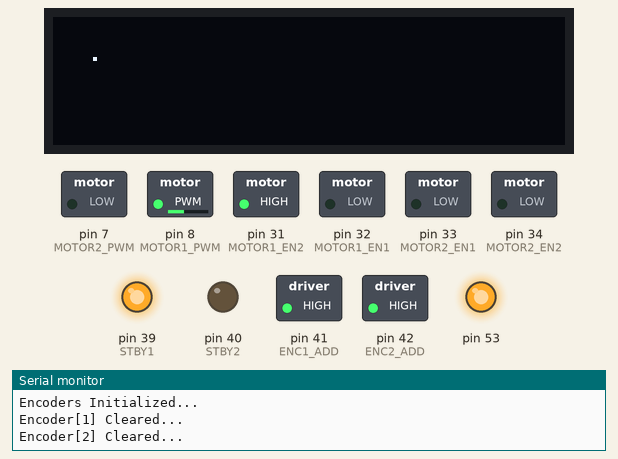
Recording of a sketch running on a simulated Arduino Mega 2560, built with avr-gcc and run on an emulated ATmega2560. On the bench: 128×32 one-colour display, switched loads named in the sketch (green lamp = pin HIGH), output pins drawn as LEDs (lit = HIGH), the last lines printed to the serial monitor.

Above: at 2.3 s.
At 3.75 s:
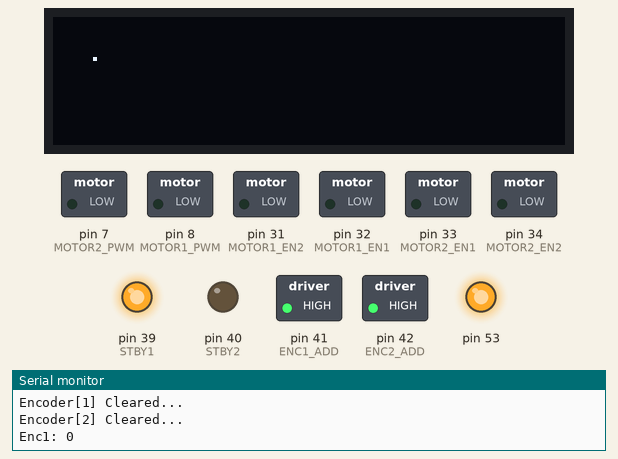
At 5.2 s:
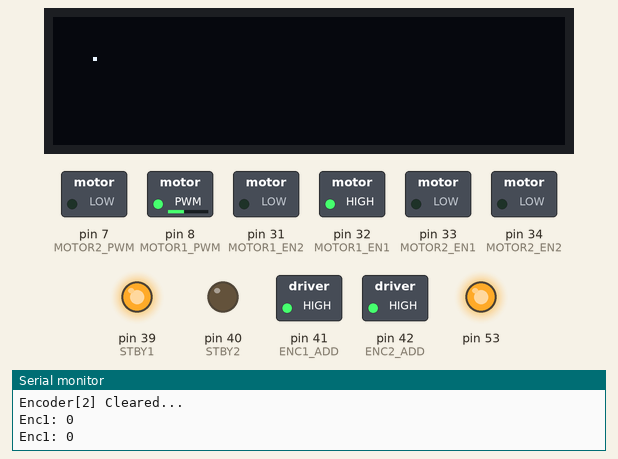
Timing chart, 0 to 5.7 s (numbered marks = the images above):
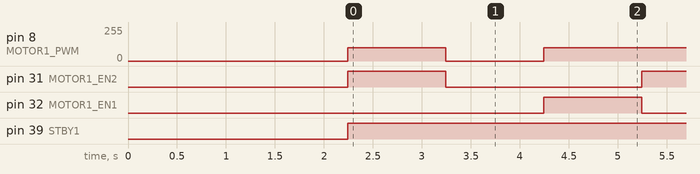

The sketch:

1trial.ino
```cpp
#include <SPI.h>
#include <Wire.h>
#include <Adafruit_GFX.h>
#include <Adafruit_SSD1306.h>

////////////////// Mini OLED Driver ////////////////////////
#define SCREEN_WIDTH 128 // OLED display width, in pixels
#define SCREEN_HEIGHT 32 // OLED display height, in pixels

// Declaration for an SSD1306 display connected to I2C (SDA, SCL pins)
// The pins for I2C are defined by the Wire-library.
// On an arduino UNO:       A4(SDA), A5(SCL)
// On an arduino MEGA 2560: 20(SDA), 21(SCL)
// On an arduino LEONARDO:   2(SDA),  3(SCL), ...
#define OLED_RESET     4 // Reset pin # (or -1 if sharing Arduino reset pin)
#define SCREEN_ADDRESS 0x3C ///< See datasheet for Address; 0x3D for 128x64, 0x3C for 128x32
Adafruit_SSD1306 display(SCREEN_WIDTH, SCREEN_HEIGHT, &Wire, OLED_RESET);

#define NUMFLAKES     10 // Number of snowflakes in the animation example

#define LOGO_HEIGHT   16
#define LOGO_WIDTH    16
/////////////////// Encoder Driver ////////////////////////
#define ENC1_ADD 41
#define ENC2_ADD 42


signed long encoder1count = 0;
signed long encoder2count = 0;

void initEncoders() {

  // Set slave selects as outputs
  pinMode(ENC1_ADD, OUTPUT);
  pinMode(ENC2_ADD, OUTPUT);

  // Raise select pins
  // Communication begins when you drop the individual select signsl
  digitalWrite(ENC1_ADD,HIGH);
  digitalWrite(ENC2_ADD,HIGH);

  SPI.begin();

  // Initialize encoder 1
  //    Clock division factor: 0
  //    Negative index input
  //    free-running count mode
  //    x4 quatrature count mode (four counts per quadrature cycle)
  // NOTE: For more information on commands, see datasheet
  digitalWrite(ENC1_ADD,LOW);        // Begin SPI conversation
  SPI.transfer(0x88);                       // Write to MDR0
  SPI.transfer(0x03);                       // Configure to 4 byte mode
  digitalWrite(ENC1_ADD,HIGH);       // Terminate SPI conversation

  // Initialize encoder 2
  //    Clock division factor: 0
  //    Negative index input
  //    free-running count mode
  //    x4 quatrature count mode (four counts per quadrature cycle)
  // NOTE: For more information on commands, see datasheet
  digitalWrite(ENC2_ADD,LOW);        // Begin SPI conversation
  SPI.transfer(0x88);                       // Write to MDR0
  SPI.transfer(0x03);                       // Configure to 4 byte mode
  digitalWrite(ENC2_ADD,HIGH);       // Terminate SPI conversation

}

long readEncoder(int encoder_no)
{

  // Initialize temporary variables for SPI read
  unsigned int count_1, count_2, count_3, count_4;
  long count_value;


    digitalWrite(ENC1_ADD + encoder_no-1,LOW);      // Begin SPI conversation
   // digitalWrite(ENC4_ADD,LOW);      // Begin SPI conversation
    SPI.transfer(0x60);                     // Request count
    count_1 = SPI.transfer(0x00);           // Read highest order byte
    count_2 = SPI.transfer(0x00);
    count_3 = SPI.transfer(0x00);
    count_4 = SPI.transfer(0x00);           // Read lowest order byte
    digitalWrite(ENC1_ADD+encoder_no-1,HIGH);     // Terminate SPI conversation
    //digitalWrite(ENC4_ADD,HIGH);      // Begin SPI conversation
// Calculate encoder count
  count_value= ((long)count_1<<24) + ((long)count_2<<16) + ((long)count_3<<8 ) + (long)count_4;

  return count_value;
}


void clearEncoderCount(int encoder_no) {

  // Set encoder1's data register to 0
  digitalWrite(ENC1_ADD+encoder_no-1,LOW);      // Begin SPI conversation
  // Write to DTR
  SPI.transfer(0x98);
  // Load data
  SPI.transfer(0x00);  // Highest order byte
  SPI.transfer(0x00);
  SPI.transfer(0x00);
  SPI.transfer(0x00);  // lowest order byte
  digitalWrite(ENC1_ADD+encoder_no-1,HIGH);     // Terminate SPI conversation

  delayMicroseconds(100);  // provides some breathing room between SPI conversations

  // Set encoder1's current data register to center
  digitalWrite(ENC1_ADD+encoder_no-1,LOW);      // Begin SPI conversation
  SPI.transfer(0xE0);
  digitalWrite(ENC1_ADD+encoder_no-1,HIGH);     // Terminate SPI conversation
}
/////////////////// Motor Driver ////////////////////////
#define STBY1  39
#define STBY2  40

#define MOTOR1_EN1 32
#define MOTOR1_EN2 31
#define MOTOR1_PWM 8

#define MOTOR2_EN1 33
#define MOTOR2_EN2 34
#define MOTOR2_PWM 7


void motor1_control(int dir, int speed)
{
  digitalWrite(STBY1, HIGH);
   switch(dir)
   {
      case  -1: digitalWrite(MOTOR1_EN1, HIGH);
               digitalWrite(MOTOR1_EN2, LOW);
               analogWrite(MOTOR1_PWM, speed);
               break;

      case 1:
               digitalWrite(MOTOR1_EN1, LOW);
               digitalWrite(MOTOR1_EN2, HIGH);
               analogWrite(MOTOR1_PWM, speed);
               break;

      case 0 :
               digitalWrite(MOTOR1_EN1, LOW);
               digitalWrite(MOTOR1_EN2, LOW);
               analogWrite(MOTOR1_PWM, 0);
               break;
      default :
               digitalWrite(MOTOR1_EN1, LOW);
               digitalWrite(MOTOR1_EN2, LOW);
               analogWrite(MOTOR1_PWM, 0);
               break;
   }
}

void motor2_control(int dir, int speed)
{
  digitalWrite(STBY2, HIGH);
   switch(dir)
   {
      case  1: digitalWrite(MOTOR2_EN1, HIGH);
               digitalWrite(MOTOR2_EN2, LOW);
               analogWrite(MOTOR2_PWM, speed);
               break;

      case -1:
               digitalWrite(MOTOR2_EN1, LOW);
               digitalWrite(MOTOR2_EN2, HIGH);
               analogWrite(MOTOR2_PWM, speed);
               break;

      case 0 :
               digitalWrite(MOTOR2_EN1, LOW);
               digitalWrite(MOTOR2_EN2, LOW);
               analogWrite(MOTOR2_PWM, 0);
               break;
      default :
               digitalWrite(MOTOR2_EN1, LOW);
               digitalWrite(MOTOR2_EN2, LOW);
               analogWrite(MOTOR2_PWM, 0);
               break;
   }
}

void setup()
{
  // put your setup code here, to run once:

  // SSD1306_SWITCHCAPVCC = generate display voltage from 3.3V internally
  if(!display.begin(SSD1306_SWITCHCAPVCC, SCREEN_ADDRESS)) {
    Serial.println(F("SSD1306 allocation failed"));
    for(;;); // Don't proceed, loop forever
  }
  //display.display();
  //delay(2000); // Pause for 2 seconds

  // Clear the buffer
  display.clearDisplay();

  display.drawPixel(10, 10, SSD1306_WHITE);
  display.display();
  delay(2000); // Pause for 2 seconds

  Serial.begin(115200);      // Serial com for data output
  //Wire.begin(5);    // I2C bus  #5
  //Wire.onRequest(requestEvent); // register events
  //Wire.onReceive(receiveEvent);
  initEncoders();       Serial.println("Encoders Initialized...");
  clearEncoderCount(1);  Serial.println("Encoder[1] Cleared...");
  clearEncoderCount(2);  Serial.println("Encoder[2] Cleared...");


  pinMode(STBY1, OUTPUT); pinMode(STBY2, OUTPUT);
  pinMode(MOTOR1_EN1, OUTPUT);   pinMode(MOTOR1_EN2, OUTPUT);   pinMode(MOTOR1_PWM, OUTPUT);
  pinMode(MOTOR2_EN1, OUTPUT);   pinMode(MOTOR2_EN2, OUTPUT);   pinMode(MOTOR2_PWM, OUTPUT);

  delay(200);
  //motor1_control(-1, 30);
  //motor2_control(-1, 30);
  //motor3_control(-1, 30);
  //motor4_control(-1, 30);
}

void loop() {
  // put your main code here, to run repeatedly:


  //forward
   motor1_control(1, 100);
   delay(1000);
   encoder1count = readEncoder(1);
   Serial.print("Enc1: "); Serial.println(encoder1count);

  //stop
   motor1_control(0, 100);
   delay(1000);
   encoder1count = readEncoder(1);
   Serial.print("Enc1: "); Serial.println(encoder1count);

   //backward
   motor1_control(-1, 100);
   delay(1000);
   encoder1count = readEncoder(1);
   Serial.print("Enc1: "); Serial.println(encoder1count);


  /* motor1_control(-1, 100);
   delay(1000);
   motor1_control(0, 100);
   delay(1000);
   motor1_control(1, 250);
   delay(1000);
    motor1_control(0, 100);
   delay(1000);
   */
}
```

Measured:
- by itself, pin 8 (MOTOR1_PWM): repeats every 3.0 s: 0/255 1.0 s, 100/255 2.0 s
- by itself, pin 31 (MOTOR1_EN2), pin 32 (MOTOR1_EN1): alternates HIGH for 1.0 s and LOW for 2.0 s
- by itself, pin 39 (STBY1): LOW → HIGH at 2.2 s
